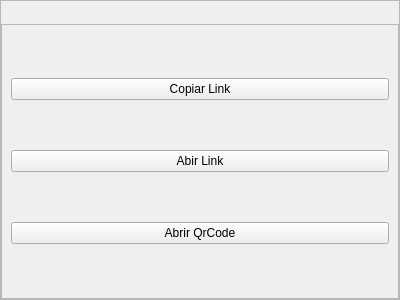
<?xml version="1.0" encoding="UTF-8"?>
<ui version="4.0">
 <class>EndWindow</class>
 <widget class="QWidget" name="EndWindow">
  <property name="geometry">
   <rect>
    <x>0</x>
    <y>0</y>
    <width>400</width>
    <height>300</height>
   </rect>
  </property>
  <property name="windowTitle">
   <string>Form</string>
  </property>
  <layout class="QVBoxLayout" name="verticalLayout">
   <property name="spacing">
    <number>0</number>
   </property>
   <property name="leftMargin">
    <number>0</number>
   </property>
   <property name="topMargin">
    <number>0</number>
   </property>
   <property name="rightMargin">
    <number>0</number>
   </property>
   <property name="bottomMargin">
    <number>0</number>
   </property>
   <item>
    <widget class="QFrame" name="mainFrame">
     <property name="frameShape">
      <enum>QFrame::StyledPanel</enum>
     </property>
     <property name="frameShadow">
      <enum>QFrame::Raised</enum>
     </property>
     <layout class="QVBoxLayout" name="verticalLayout_2">
      <property name="spacing">
       <number>0</number>
      </property>
      <property name="leftMargin">
       <number>0</number>
      </property>
      <property name="rightMargin">
       <number>0</number>
      </property>
      <property name="bottomMargin">
       <number>0</number>
      </property>
      <item>
       <widget class="QLabel" name="url">
        <property name="text">
         <string/>
        </property>
        <property name="alignment">
         <set>Qt::AlignCenter</set>
        </property>
       </widget>
      </item>
      <item>
       <widget class="QFrame" name="frame">
        <property name="sizePolicy">
         <sizepolicy hsizetype="Preferred" vsizetype="Expanding">
          <horstretch>0</horstretch>
          <verstretch>0</verstretch>
         </sizepolicy>
        </property>
        <property name="frameShape">
         <enum>QFrame::StyledPanel</enum>
        </property>
        <property name="frameShadow">
         <enum>QFrame::Raised</enum>
        </property>
        <layout class="QVBoxLayout" name="verticalLayout_3">
         <item>
          <widget class="QPushButton" name="copy_url">
           <property name="text">
            <string>Copiar Link</string>
           </property>
          </widget>
         </item>
         <item>
          <widget class="QPushButton" name="open_Link">
           <property name="text">
            <string>Abir Link</string>
           </property>
          </widget>
         </item>
         <item>
          <widget class="QPushButton" name="open_QrCode">
           <property name="text">
            <string>Abrir QrCode</string>
           </property>
          </widget>
         </item>
        </layout>
       </widget>
      </item>
     </layout>
    </widget>
   </item>
  </layout>
 </widget>
 <resources/>
 <connections/>
</ui>
